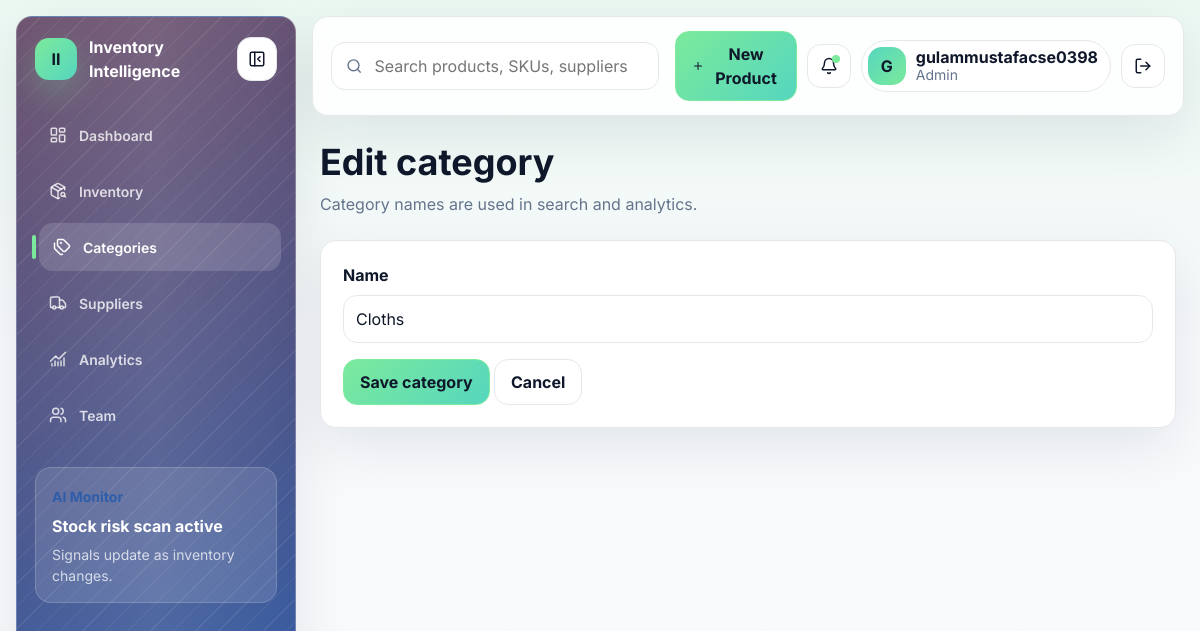
Page /categories/1/edit (signed in) on the committed database.
### app/models.py (models this page shows, shortened)
class User(UserMixin, db.Model):
    id = db.Column(db.Integer, primary_key=True)
    username = db.Column(db.String(80), unique=True, nullable=False, index=True)
    email = db.Column(db.String(255), unique=True, nullable=False, index=True)
    password_hash = db.Column(db.String(255), nullable=False)
    role_id = db.Column(db.Integer, db.ForeignKey("role.id"), nullable=False)
    created_at = db.Column(db.DateTime(timezone=True), default=utc_now, nullable=False)
    role = db.relationship("Role", back_populates="users")
    @property
    def role_name(self):
        return self.role.name if self.role else ""
    def has_role(self, *roles):
        return self.role_name in roles
    notifications = db.relationship("Notification", back_populates="user", lazy=True)

class Role(db.Model):
    id = db.Column(db.Integer, primary_key=True)
    name = db.Column(db.String(50), unique=True, nullable=False)
    users = db.relationship("User", back_populates="role", lazy=True)

class Category(db.Model):
    id = db.Column(db.Integer, primary_key=True)
    name = db.Column(db.String(120), unique=True, nullable=False, index=True)
    products = db.relationship("Product", back_populates="category", lazy=True)

### app/categories/routes.py (the view)
@bp.route("/<int:category_id>/edit", methods=["GET", "POST"])
@roles_required("Admin", "Manager")
def edit(category_id):
    category = Category.query.get_or_404(category_id)
    form = CategoryForm(obj=category)
    if form.validate_on_submit():
        category.name = form.name.data.strip()
        db.session.commit()
        flash("Category updated.", "success")
        return redirect(url_for("categories.index"))
    return render_template("categories/form.html", form=form, title="Edit category")

### app/forms.py
class CategoryForm(FlaskForm):
    name = StringField("Name", validators=[DataRequired(), Length(max=120)])
    submit = SubmitField("Save category")

### app/models.py (called while the page is built)
@login_manager.user_loader
def load_user(user_id):
    return db.session.get(User, int(user_id))

### app/templates/categories/form.html (shortened to what this page needs)
{% extends "base.html" %}
{% block content %}
<div class="page-heading"><div><h1>{{ title }}</h1><p class="text-muted">Category names are used in search and analytics.</p></div></div>
<div class="panel narrow">
  <form method="post" novalidate>
    <div class="mb-3">{{ form.name.label(class="form-label") }}{{ form.name(class="form-control") }}</div>
    <button class="btn btn-primary" type="submit">{{ form.submit.label.text }}</button>
    <a class="btn btn-outline-secondary" href="{{ url_for('categories.index') }}">Cancel</a>
  </form>
</div>
{% endblock %}

### app/templates/base.html (shortened to what this page needs)
<!doctype html>
<html lang="en">
<head>
  <link href="https://cdn.jsdelivr.net/npm/bootstrap@5.3.3/dist/css/bootstrap.min.css" rel="stylesheet">
  <link rel="stylesheet" href="{{ url_for('static', filename='css/styles.css') }}">
</head>
<body>
  {% if current_user.is_authenticated %}
  <div class="app-shell">
    <aside class="sidebar">
      <div class="brand-wrap">
        <a class="brand" href="{{ url_for('dashboard.index') }}">
          <span class="brand-mark">II</span>
          <span class="brand-copy">Inventory Intelligence</span>
        </a>
        <button class="icon-btn sidebar-toggle" type="button" aria-label="Collapse sidebar" data-sidebar-toggle>
          <i data-lucide="panel-left-close"></i>
        </button>
      </div>
      <nav class="nav flex-column sidebar-nav">
        <a class="nav-link {% if request.endpoint and request.endpoint.startswith('dashboard.index') %}active{% endif %}" href="{{ url_for('dashboard.index') }}"><i data-lucide="layout-dashboard"></i><span>Dashboard</span></a>
        <a class="nav-link {% if request.endpoint and request.endpoint.startswith('inventory') %}active{% endif %}" href="{{ url_for('inventory.index') }}"><i data-lucide="package-search"></i><span>Inventory</span></a>
        {% if current_user.has_role('Admin', 'Manager') %}
        <a class="nav-link {% if request.endpoint and request.endpoint.startswith('categories') %}active{% endif %}" href="{{ url_for('categories.index') }}"><i data-lucide="tags"></i><span>Categories</span></a>
        <a class="nav-link {% if request.endpoint and request.endpoint.startswith('suppliers') %}active{% endif %}" href="{{ url_for('suppliers.index') }}"><i data-lucide="truck"></i><span>Suppliers</span></a>
        <a class="nav-link {% if request.endpoint == 'dashboard.analytics' %}active{% endif %}" href="{{ url_for('dashboard.analytics') }}"><i data-lucide="chart-no-axes-combined"></i><span>Analytics</span></a>
        {% endif %}
        {% if current_user.has_role('Admin') %}
        <a class="nav-link {% if request.endpoint and request.endpoint.startswith('users') %}active{% endif %}" href="{{ url_for('users.index') }}"><i data-lucide="users"></i><span>Team</span></a>
        {% endif %}
      </nav>
      <div class="sidebar-card">
        <span class="eyebrow">AI Monitor</span>
        <strong>Stock risk scan active</strong>
        <p>Signals update as inventory changes.</p>
      </div>
    </aside>
    <main class="main-panel">
      <nav class="topbar">
        <form class="global-search" method="get" action="{{ url_for('inventory.index') }}">
          <i data-lucide="search"></i>
          <input name="q" placeholder="Search products, SKUs, suppliers">
        </form>
        <div class="topbar-actions">
          {% if current_user.has_role('Admin', 'Manager') %}
          <a class="btn btn-primary btn-soft" href="{{ url_for('inventory.create') }}"><i data-lucide="plus"></i><span>New Product</span></a>
          {% endif %}
          <div class="dropdown notification-dropdown">
            <button class="icon-btn" id="notificationToggle" type="button" data-bs-toggle="dropdown" aria-expanded="false" aria-label="Notifications">
              <i data-lucide="bell"></i>
              <span class="notify-dot" id="notificationBadge"></span>
            </button>
          </div>
          <div class="profile-chip">
            <span class="avatar">{{ current_user.username[0]|upper }}</span>
            <div>
              <strong>{{ current_user.username }}</strong>
              <small>{{ current_user.role_name }}</small>
            </div>
          </div>
          <form method="post" action="{{ url_for('auth.logout') }}">
            <button class="icon-btn" type="submit" aria-label="Logout"><i data-lucide="log-out"></i></button>
          </form>
        </div>
      </nav>
      <section class="content-wrap">
        {% block content %}{% endblock %}
      </section>
    </main>
  </div>
  {% else %}
  <main class="auth-page">
    {% include "partials/flash.html" %}
    {% block auth_content %}{% endblock %}
  </main>
  {% endif %}
</body>
</html>

### rows in the picture
User: username "G", username "gulammustafacse0398"
Role: role_name "Admin"
Category: name "Cloths"

### other values in the picture
{{ title }} "Edit category"
